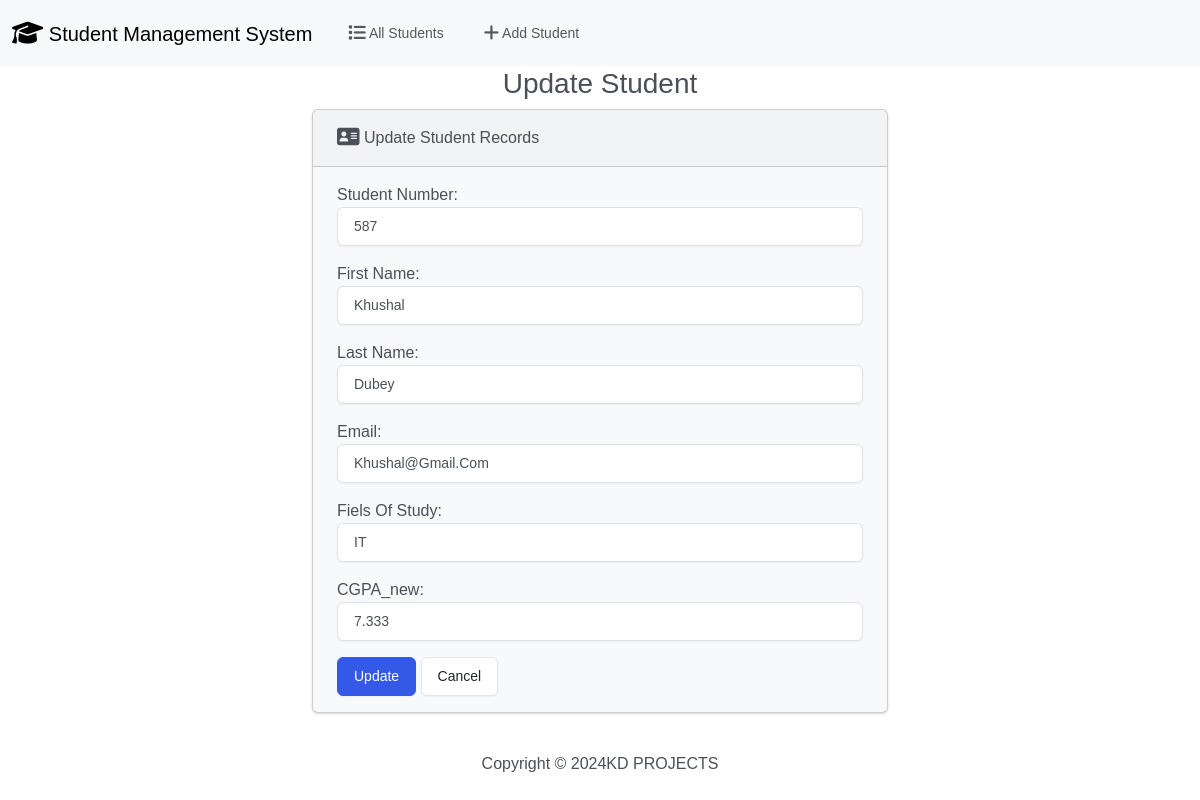
Page /edit/2/ on the committed database.
### student/models.py (models this page shows, shortened)
class Student(models.Model):
    student_number = models.PositiveIntegerField()
    first_name = models.CharField(max_length=50)
    last_name = models.CharField(max_length=50)
    email = models.EmailField(max_length = 100)
    fiels_of_study = models.CharField(max_length=50)
    cgpa = models.FloatField()

### student/views.py (the view)
# urls.py: path('edit/<int:id>/',views.edit, name='edit'),
def edit(request, id):
    if request.method == 'POST':
        student = Student.objects.get(pk = id)
        form = StudentForm(request.POST, instance=student)
        if form.is_valid():
            form.save()
            return render(request, 'students/edit.html', {'form':form,'success':True})
    else:
        student = Student.objects.get(pk=id)
        form = StudentForm(instance=student)
    return render(request, 'students/edit.html', {'form':form})

### student/forms.py
class StudentForm(forms.ModelForm):
    class Meta:
        model = Student
        fields = ['student_number','first_name','last_name','email','fiels_of_study','cgpa']
        labels = {
            'student_number':'Student Number',
            'first_name':'First Name',
            'last_name':'Last Name',
            'email':'Email',
            'fiels_of_study':'Fiels of Study',
            'cgpa':'CGPA_new'
        }
        widgets = {
            'student_number': forms.NumberInput(attrs={'class': 'form-control'}),
            'first_name': forms.TextInput(attrs={'class': 'form-control'}),
            'last_name': forms.TextInput(attrs={'class': 'form-control'}),
            'email': forms.EmailInput(attrs={'class': 'form-control'}),
            'fiels_of_study': forms.TextInput(attrs={'class': 'form-control'}),
            'cgpa': forms.NumberInput(attrs={'class': 'form-control'}),
        }

### student/templates/students/edit.html (shortened to what this page needs)
{% extends "students/base.html" %}
{% block body %}
    <h3 class="text-center">Update Student</h3>
    {% if success %}
        <div class="alert alert-success" role="alert">
            The new student added successfully.
            <a href="{% url 'index' %}" class="alert-link">Go to Home Page.</a>
        </div>
    {% else %}
        <div class="row justify-content-center">
            <div class="col-6">
                <div class="card bg-light mb-3" style="max-width: 60rem;">
                    <div class="card-header">
                        <i class="fa-solid fa-address-card fa-lg"></i> Update Student Records
                    </div>
                    <div class="card-body">
                      <form action="" method="post">
                        {{ form.as_p }}
                        <button type="submit" class="btn btn-primary">Update</button>
                        <a href="{% url 'index' %}" class="btn btn-secondary">Cancel</a>
                      </form>
                    </div>
                </div>
            </div>
        </div>
    {% endif %}
{% endblock %}

### student/static/css/style.css (style rules this page uses)
* { box-sizing: border-box; padding: 0; margin: 0; outline: none; border: none; text-decoration: none; text-transform: capitalize !important; transition: all .2s linear; }
body { font-family: "Ubuntu", sans-serif !important; font-size: 0.938rem; background-color: #eee; }

### rows in the picture
Student: student_number "587", first_name "khushal", last_name "dubey", email "khushal@gmail.com", fiels_of_study "IT", cgpa "7.333"
